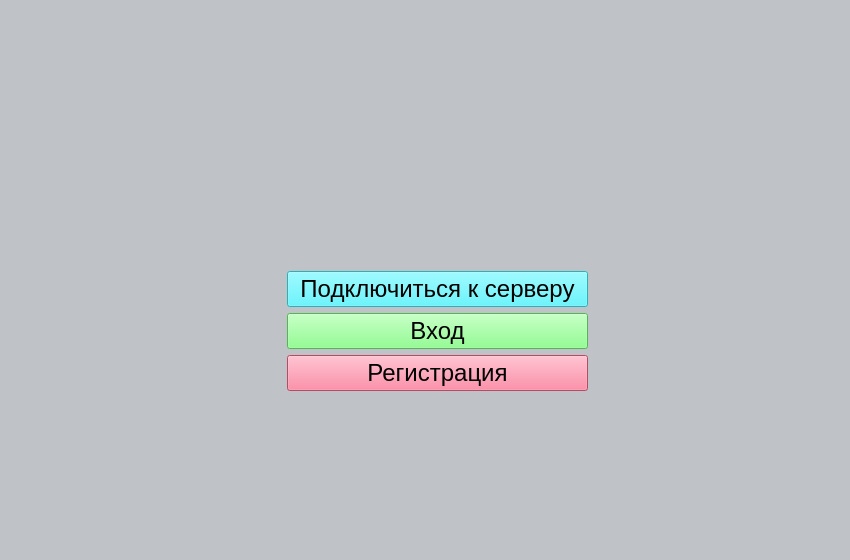
<?xml version="1.0" encoding="UTF-8"?>
<ui version="4.0">
 <class>Entering</class>
 <widget class="QMainWindow" name="Entering">
  <property name="geometry">
   <rect>
    <x>0</x>
    <y>0</y>
    <width>850</width>
    <height>560</height>
   </rect>
  </property>
  <property name="minimumSize">
   <size>
    <width>850</width>
    <height>560</height>
   </size>
  </property>
  <property name="maximumSize">
   <size>
    <width>850</width>
    <height>560</height>
   </size>
  </property>
  <property name="windowTitle">
   <string>Entering</string>
  </property>
  <property name="windowIcon">
   <iconset resource="logo.qrc">
    <normaloff>:/logoPrefix/pirctures/logo.png</normaloff>:/logoPrefix/pirctures/logo.png</iconset>
  </property>
  <property name="styleSheet">
   <string notr="true">background-color: rgb(191, 194, 198)</string>
  </property>
  <widget class="QWidget" name="centralwidget">
   <widget class="QLabel" name="label_2">
    <property name="geometry">
     <rect>
      <x>10</x>
      <y>370</y>
      <width>451</width>
      <height>151</height>
     </rect>
    </property>
    <property name="text">
     <string/>
    </property>
    <property name="pixmap">
     <pixmap resource="logo.qrc">:/logoPrefix/pirctures/city1.png</pixmap>
    </property>
    <property name="scaledContents">
     <bool>true</bool>
    </property>
   </widget>
   <widget class="QLabel" name="label_3">
    <property name="geometry">
     <rect>
      <x>380</x>
      <y>370</y>
      <width>461</width>
      <height>151</height>
     </rect>
    </property>
    <property name="text">
     <string/>
    </property>
    <property name="pixmap">
     <pixmap resource="logo.qrc">:/logoPrefix/pirctures/city1.png</pixmap>
    </property>
    <property name="scaledContents">
     <bool>true</bool>
    </property>
   </widget>
   <widget class="QWidget" name="layoutWidget">
    <property name="geometry">
     <rect>
      <x>287</x>
      <y>-10</y>
      <width>301</width>
      <height>401</height>
     </rect>
    </property>
    <layout class="QVBoxLayout" name="verticalLayout">
     <item>
      <widget class="QLabel" name="label">
       <property name="sizePolicy">
        <sizepolicy hsizetype="Preferred" vsizetype="Preferred">
         <horstretch>0</horstretch>
         <verstretch>0</verstretch>
        </sizepolicy>
       </property>
       <property name="minimumSize">
        <size>
         <width>200</width>
         <height>200</height>
        </size>
       </property>
       <property name="autoFillBackground">
        <bool>false</bool>
       </property>
       <property name="pixmap">
        <pixmap resource="logo.qrc">:/logoPrefix/pirctures/logo.png</pixmap>
       </property>
       <property name="scaledContents">
        <bool>true</bool>
       </property>
       <property name="wordWrap">
        <bool>false</bool>
       </property>
       <property name="openExternalLinks">
        <bool>false</bool>
       </property>
      </widget>
     </item>
     <item>
      <widget class="QPushButton" name="pushButton_log_in_2">
       <property name="font">
        <font>
         <pointsize>18</pointsize>
        </font>
       </property>
       <property name="styleSheet">
        <string notr="true">background-color: rgb(61, 245, 255)</string>
       </property>
       <property name="text">
        <string>Подключиться к серверу</string>
       </property>
      </widget>
     </item>
     <item>
      <widget class="QPushButton" name="pushButton_log_in">
       <property name="font">
        <font>
         <pointsize>18</pointsize>
        </font>
       </property>
       <property name="styleSheet">
        <string notr="true">background-color: rgb(116, 253, 116)</string>
       </property>
       <property name="text">
        <string>Вход</string>
       </property>
      </widget>
     </item>
     <item>
      <widget class="QPushButton" name="pushButton_register">
       <property name="font">
        <font>
         <pointsize>18</pointsize>
        </font>
       </property>
       <property name="styleSheet">
        <string notr="true">background-color: rgb(252, 107, 140)</string>
       </property>
       <property name="text">
        <string>Регистрация</string>
       </property>
      </widget>
     </item>
    </layout>
   </widget>
  </widget>
  <widget class="QMenuBar" name="menubar">
   <property name="geometry">
    <rect>
     <x>0</x>
     <y>0</y>
     <width>850</width>
     <height>22</height>
    </rect>
   </property>
  </widget>
  <widget class="QStatusBar" name="statusbar"/>
 </widget>
 <resources>
  <include location="logo.qrc"/>
 </resources>
 <connections>
  <connection>
   <sender>pushButton_log_in</sender>
   <signal>clicked()</signal>
   <receiver>Entering</receiver>
   <slot>enterTheAccount()</slot>
   <hints>
    <hint type="sourcelabel">
     <x>462</x>
     <y>345</y>
    </hint>
    <hint type="destinationlabel">
     <x>701</x>
     <y>239</y>
    </hint>
   </hints>
  </connection>
  <connection>
   <sender>pushButton_register</sender>
   <signal>clicked()</signal>
   <receiver>Entering</receiver>
   <slot>registrationTheAccount()</slot>
   <hints>
    <hint type="sourcelabel">
     <x>481</x>
     <y>391</y>
    </hint>
    <hint type="destinationlabel">
     <x>710</x>
     <y>322</y>
    </hint>
   </hints>
  </connection>
  <connection>
   <sender>pushButton_log_in_2</sender>
   <signal>clicked()</signal>
   <receiver>Entering</receiver>
   <slot>connectToServer()</slot>
   <hints>
    <hint type="sourcelabel">
     <x>339</x>
     <y>273</y>
    </hint>
    <hint type="destinationlabel">
     <x>650</x>
     <y>271</y>
    </hint>
   </hints>
  </connection>
 </connections>
 <slots>
  <slot>enterTheAccount()</slot>
  <slot>registrationTheAccount()</slot>
  <slot>connectToServer()</slot>
 </slots>
</ui>
